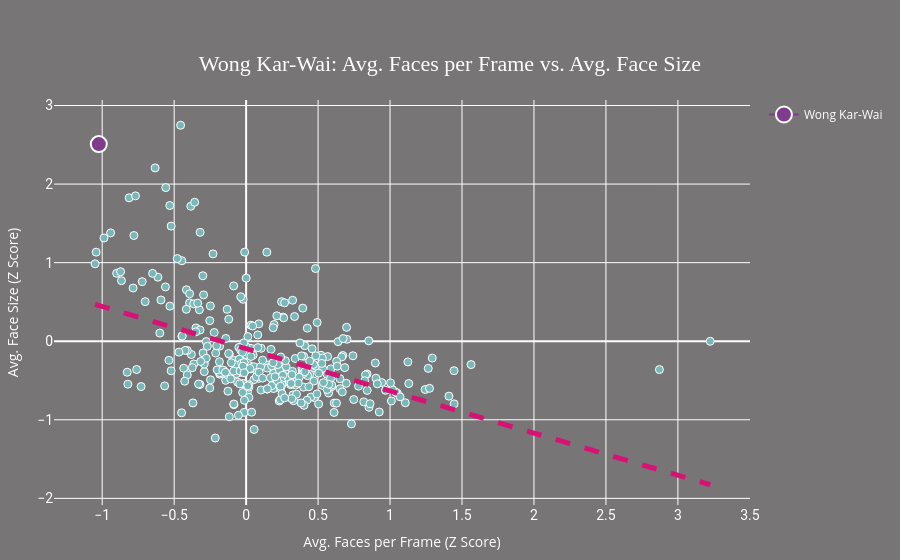

Here is the notebook cell this chart was saved with:
### Code cell
x = "z_f_per_fr_mv_g_mean"
y = "z_size_mv_g_mean"
plot_directors_against_sample(g, 
                              x, 
                              y, 
                              [name],
                              title=f"{name}: Avg. Faces per Frame vs. Avg. Face Size",
                              x_title="Avg. Faces per Frame (Z Score)",
                              y_title="Avg. Face Size (Z Score)",
                              dst="./plots/wong_kar_wai/wong_kar_wai_faces_per_fr_vs_avg_size.png",
                              width=1200,
                              height=600)

### Figure 1 — Plotly figure (JSON) as saved in the notebook; plotly's stock layout.template omitted (floating-point values rounded to 4 significant figures; data arrays with more than 128 entries replaced by an {"elided": "..."} marker saying what was removed)
{"data": [{"customdata": {"elided": "333x1 str values"}, "hovertemplate": "z_f_per_fr_mv_g_mean=%{x}<br>z_size_mv_g_mean=%{y}<br>name=%{customdata[0]}<extra></extra>", "legendgroup": "", "marker": {"color": "#79b8b8", "line": {"color": "white", "width": 1}, "size": 8, "symbol": "circle"}, "mode": "markers", "name": "", "orientation": "v", "showlegend": false, "type": "scatter", "x": {"elided": "333 float values"}, "xaxis": "x", "y": {"elided": "333 float values"}, "yaxis": "y"}, {"hovertemplate": "<b>OLS trendline</b><br>z_size_mv_g_mean = -0.536983 * z_f_per_fr_mv_g_mean + -0.0954184<br>R<sup>2</sup>=0.225007<br><br>z_f_per_fr_mv_g_mean=%{x}<br>z_size_mv_g_mean=%{y} <b>(trend)</b><extra></extra>", "legendgroup": "", "line": {"color": "#d81275", "dash": "dash", "width": 5}, "marker": {"color": "#79b8b8", "line": {"color": "white", "width": 1}, "size": 8, "symbol": "circle"}, "mode": "lines", "name": "Trend", "showlegend": false, "type": "scatter", "x": {"elided": "333 float values"}, "xaxis": "x", "y": {"elided": "333 float values"}, "yaxis": "y"}, {"marker": {"color": "rgb(127, 60, 141)", "line": {"color": "white", "width": 2}, "size": 16}, "name": "Wong Kar-Wai", "type": "scatter", "x": [-1.024], "y": [2.509]}], "layout": {"font": {"color": "white"}, "legend": {"tracegroupgap": 0}, "margin": {"b": 50, "l": 50, "r": 50, "t": 100}, "paper_bgcolor": "#787577", "plot_bgcolor": "rgba(61, 61, 61, 0)", "title": {"font": {"color": "white", "family": "Raleway", "size": 22}, "text": "Wong Kar-Wai: Avg. Faces per Frame vs. Avg. Face Size", "x": 0.5, "xanchor": "center", "y": 0.9, "yanchor": "top"}, "xaxis": {"anchor": "y", "domain": [0, 1], "tickfont": {"color": "white", "family": "Roboto", "size": 14}, "title": {"text": "Avg. Faces per Frame (Z Score)"}}, "yaxis": {"anchor": "x", "domain": [0, 1], "layer": "below traces", "tickfont": {"color": "white", "family": "Roboto", "size": 14}, "title": {"text": "Avg. Face Size (Z Score)"}}}}
